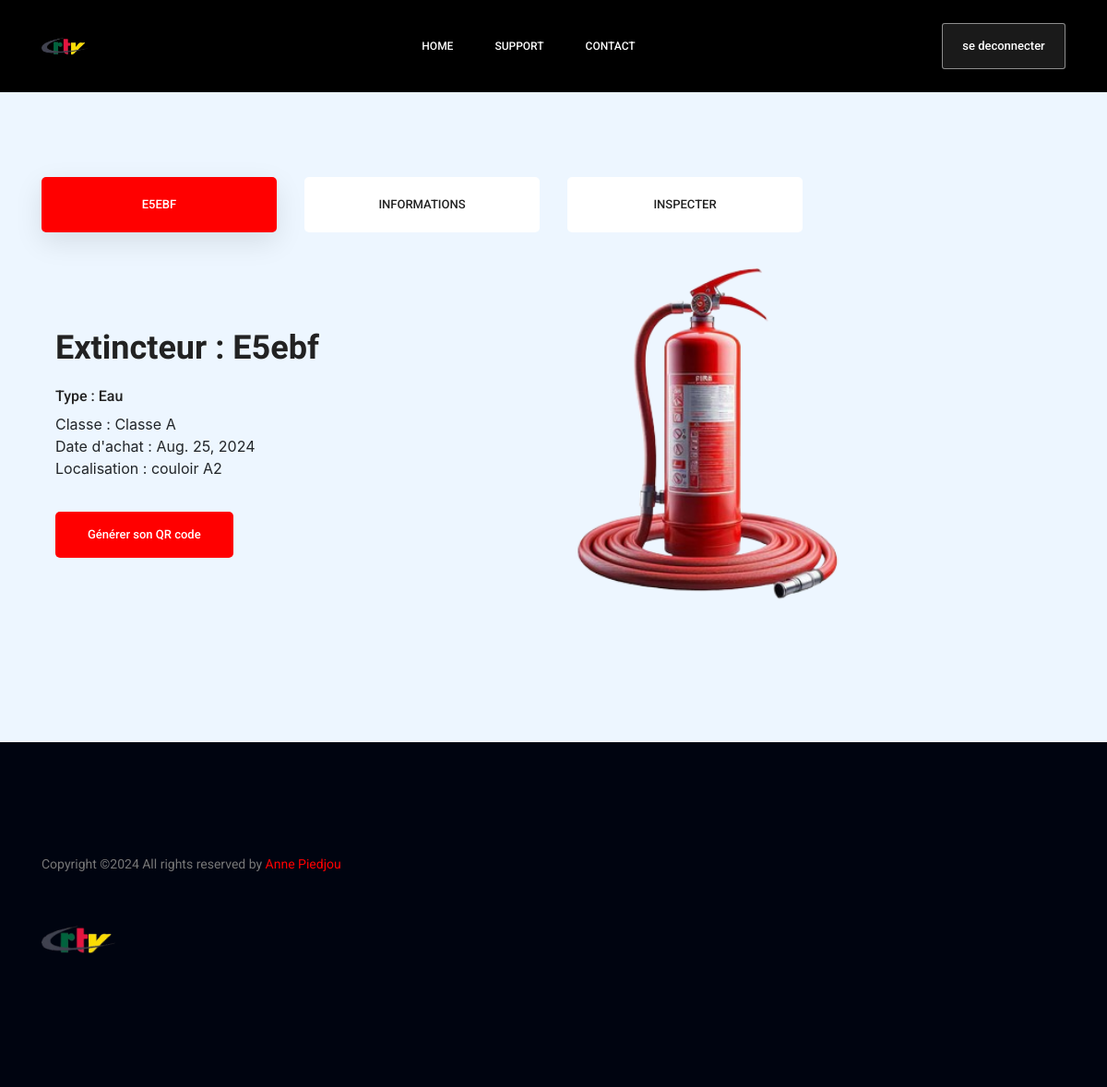
Page /details_extincteurs/E5ebf/ (signed in) on the earlier database version.
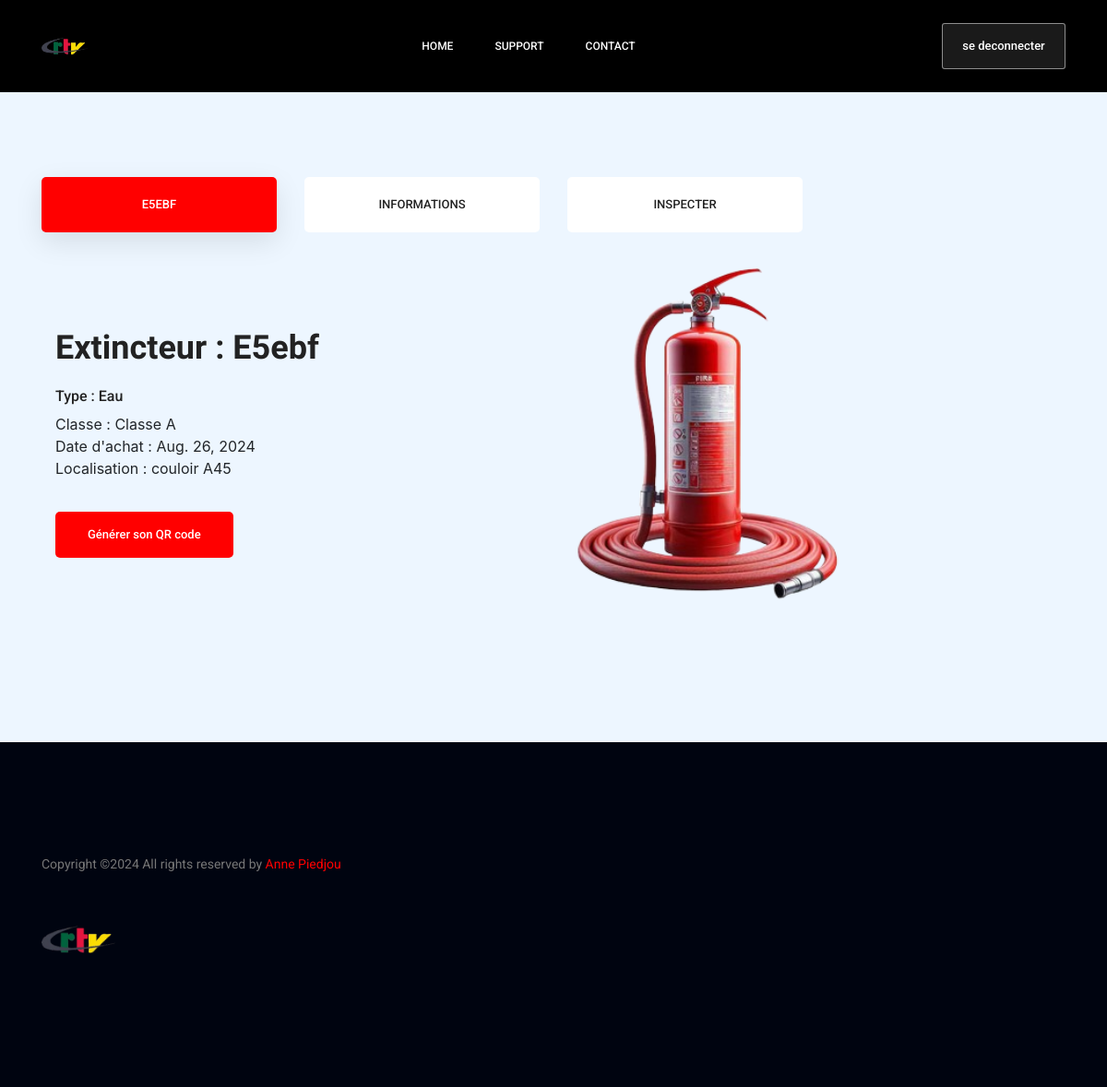
Same page on the later database version.
### extincteurs/models.py (models this page shows, shortened)
class Extincteur(models.Model):
    TYPE_CHOICES = [
        ('eau', 'Eau'),
        ('mousse', 'Mousse'),
        ('poudre', 'Poudre'),
        ('co2', 'CO2'),
    ]
    CLASSE_CHOICES = [
        ('A', 'Classe A'),
        ('B', 'Classe B'),
        ('C', 'Classe C'),
        ('D', 'Classe D'),
        ('F', 'Classe F'),
    ]
    code = models.CharField(max_length=5, primary_key=True, default=generate_extincteur_code, editable=False)
    type_extincteur = models.CharField(max_length=10, choices=TYPE_CHOICES)
    classe = models.CharField(max_length=2, choices=CLASSE_CHOICES, default="A")
    date_achat = models.DateField()
    date_valid = models.DateField(default=date(2024, 8, 24))
    localisation = models.CharField(max_length=255)

### extincteurs/views.py (the view)
# urls.py: path('details_extincteurs/<str:code>/', details_extincteurs, name='details_extincteurs'),
@login_required(login_url='/login')
def details_extincteurs(request, code):
    if request.user.is_authenticated:
        user = request.user
    utilisateur = Utilisateur.objects.get(user=user)
    extincteur = get_object_or_404(Extincteur, code=code)
    qrcode_url = reverse('generate_qrcode', args=[extincteur.code])
    return render(request, 'details_extincteurs.html', {'extincteur': extincteur, 'qrcode_url': qrcode_url, 'utilisateur': utilisateur})

### extincteurs/templates/details_extincteurs.html (shortened to what the changed rows need)
{% load static %}
<!doctype html>
<html lang="en">
    <head>
        <link rel="stylesheet" href="{% static 'css/bootstrap.css' %}">
        <link rel="stylesheet" href="{% static 'vendors/linericon/style.css' %}">
        <link rel="stylesheet" href="{% static 'css/font-awesome.min.css' %}">
        <link rel="stylesheet" href="{% static 'vendors/owl-carousel/owl.carousel.min.css' %}">
        <link rel="stylesheet" href="{% static 'vendors/lightbox/simpleLightbox.css' %}">
        <link rel="stylesheet" href="{% static 'vendors/nice-select/css/nice-select.css' %}">
        <link rel="stylesheet" href="{% static 'vendors/animate-css/animate.css' %}">
        <link rel="stylesheet" href="{% static 'vendors/flaticon/flaticon.css' %}">
        <link rel="stylesheet" href="{% static 'css/style.css' %}">
        <link rel="stylesheet" href="{% static 'css/responsive.css' %}">
    </head>
    <body>
		<br/><br/><br/>
        <section class="made_life_area p_120">
			<div class="container">
				<div class="made_life_inner">
					<ul class="nav nav-tabs" id="myTab" role="tablist">
						<li class="nav-item">
							<a class="nav-link active" id="home-tab" data-toggle="tab" href="#home" role="tab" aria-controls="home" aria-selected="true">{{ extincteur.code }}</a>
						</li>
					</ul>
					<br/>
			<div class="container">
                <div class="made_life_inner">
                    <div class="row made_life_text">
                        <div class="col-lg-6">
                            <div class="left_side_text">
                                <h3>Extincteur : {{ extincteur.code }}</h3>
                                <h6>Type : {{ extincteur.get_type_extincteur_display }}</h6>
                                <p>Classe : {{ extincteur.get_classe_display }}</p>
                                <p>Date d'achat : {{ extincteur.date_achat }}</p>
                                <p>Localisation : {{ extincteur.localisation }}</p>
								<a class="main_btn" href="{% url 'generate_qrcode' extincteur.code %}" target="_blank">Générer son QR code</a>
								</div>
                        </div>
                    </div>
                </div>
				</div>
			</div>
		</section>
		<link href="https://stackpath.bootstrapcdn.com/bootstrap/4.5.2/css/bootstrap.min.css" rel="stylesheet">
    </body>
</html>

Differences in the rows shown:
changed Extincteur "E5ebf": date_achat "Aug. 25, 2024" → "Aug. 26, 2024"; localisation "couloir A2" → "couloir A45"
